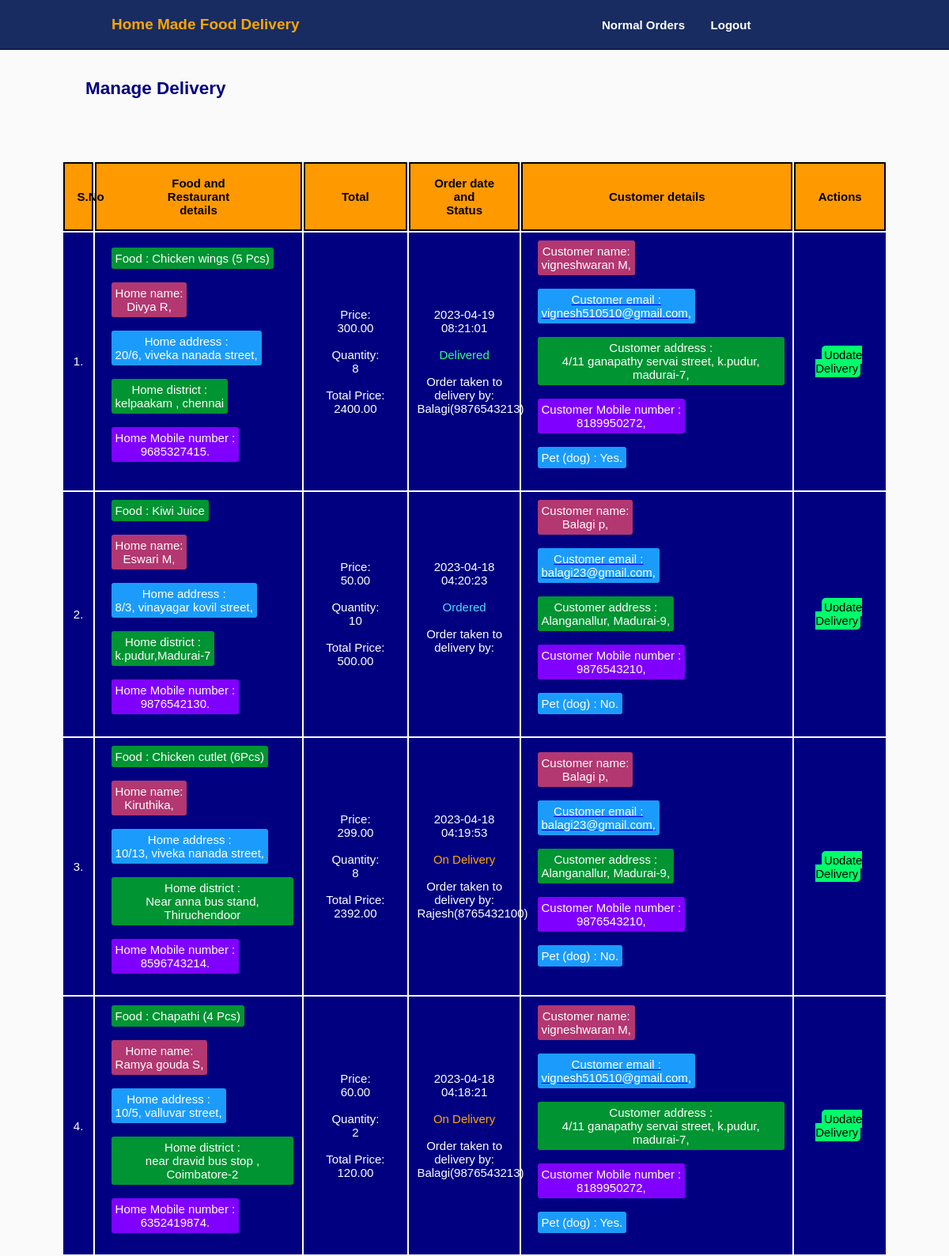
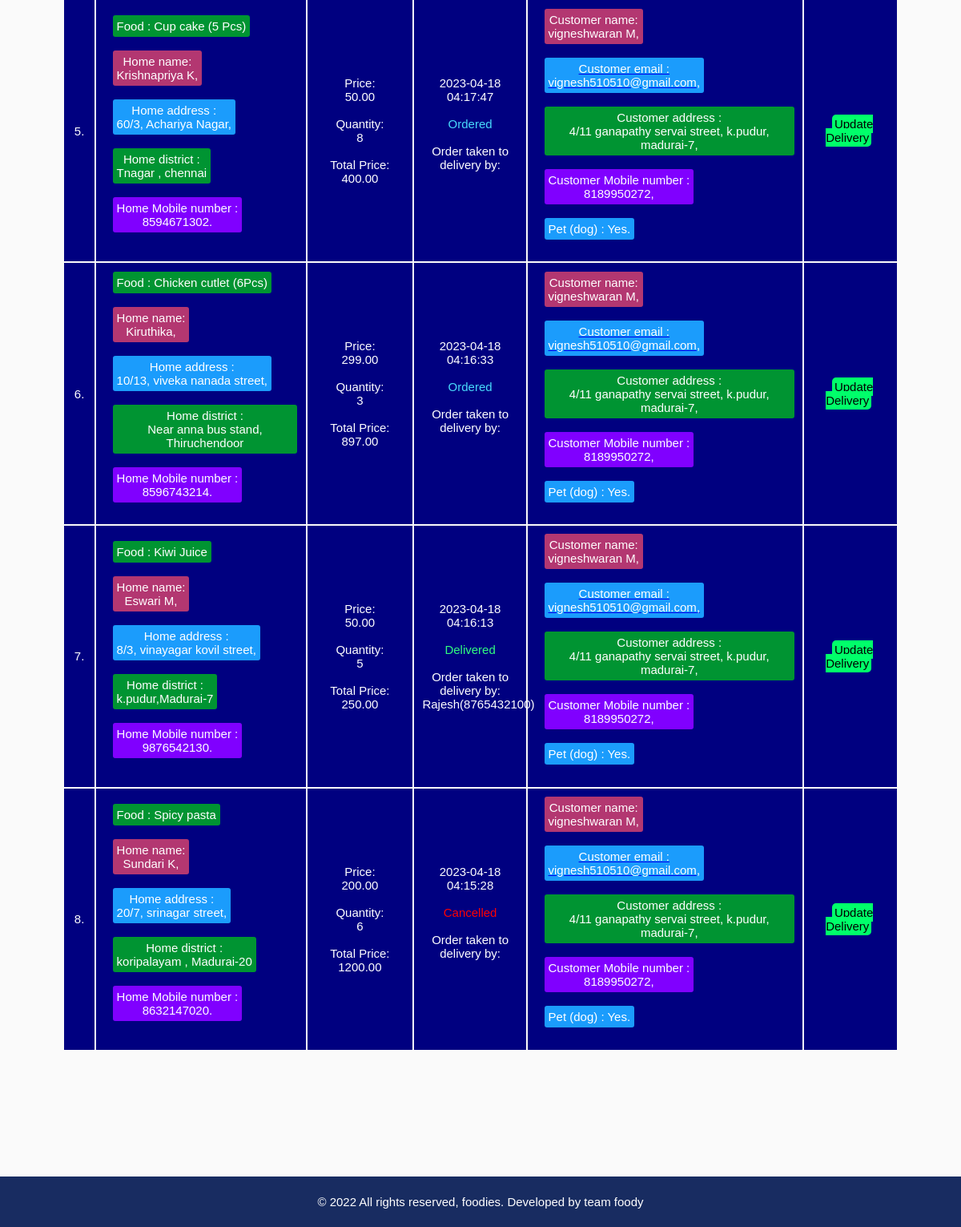
The app's page /Delivery/Home-made/index.php (signed in) with its own data (2 pictures, top to bottom).
### tables this page shows
CREATE TABLE `basket_home` (
  `id` int(10) UNSIGNED NOT NULL,
  `food` varchar(150) NOT NULL,
  `home_name` varchar(200) NOT NULL,
  `home_address` varchar(200) NOT NULL,
  `home_district` varchar(200) NOT NULL,
  `home_number` varchar(20) NOT NULL,
  `price` decimal(10,2) NOT NULL,
  `qty` int(11) NOT NULL,
  `total` decimal(10,2) NOT NULL,
  `order_date` datetime NOT NULL,
  `status` varchar(50) NOT NULL,
  `cust_name` varchar(150) NOT NULL,
  `cust_contact` varchar(20) NOT NULL,
  `cust_email` varchar(150) NOT NULL,
  `cust_address` varchar(255) NOT NULL,
  `is_pet` varchar(50) NOT NULL,
  `user_id` int(11) NOT NULL,
  `order_taken` varchar(200) NOT NULL
);

### Delivery/Home-made/index.php (the view, shortened to what this page needs)
<?php include('partials/menu.php'); ?>
    <div class="main-content ">
<div class="wrapper">
   </div>
</div>
   <div class="main-content ">
    <div class="wrapper2">
    <h2 style="margin-left:30px; color:navy; font-weight:bold; margin-bottom:10px;">Manage Delivery</h2>
                  <table class="tbl-full">
                        <tr>
                          <th>S.No</th>
                          <th>Food and <br>Restaurant<br>details</th>
                          <th>Total</th>
                          <th>Order date and<br>Status</th>
                          <th>Customer details</th>
                          <th>Actions</th>
                          <?php
                           $sql = "SELECT * FROM basket_home ORDER BY id DESC";
                           $res = mysqli_query($conn, $sql);
                           if($res==TRUE)
                           {
                            $count = mysqli_num_rows($res);
                            $sn=1;
                            if($count>0){
                               while($rows=mysqli_fetch_assoc($res)){
                                   $id=$rows['id'];
                                   $food=$rows['food'];
                                   $home_name=$rows['home_name'];
                                   $home_address=$rows['home_address'];
                                   $home_district=$rows['home_district'];
                                   $home_number=$rows['home_number'];
                                   $price=$rows['price'];
                                   $qty=$rows['qty'];
                                   $total=$rows['total'];
                                   $order_date=$rows['order_date'];
                                   $status=$rows['status'];
                                   $cust_name=$rows['cust_name'];
                                   $cust_contact=$rows['cust_contact'];
                                   $cust_email=$rows['cust_email'];
                                   $cust_address=$rows['cust_address'];
                                   $is_pet=$rows['is_pet'];
                                   $order_taken=$rows['order_taken'];
                                   ?>
                        </tr>
                        <tr>
                        <td><?php echo $sn++; ?>.</td>
                          <td>
                                <span><?php echo "<div class='f-details3'>Food : ".$food."</div>"; ?></span><br>
                                <span><?php echo "<div class='f-details1'>Home name: <br>".$home_name.",</div>"; ?></span><br>
                                <span><?php echo "<div class='f-details2'>Home address :<br> ".$home_address."</div>"; ?><span><br>
                                <span><?php echo "<div class='f-details3'>Home district :<br> ".$home_district."</div>"; ?></span><br>
                                <span><?php echo "<div class='f-4'>Home Mobile number : <br>".$home_number.".</div>"; ?></span><br>
                          </td>
                          <td>
                                 <span><?php echo "Price:<br> ".$price."</div>"; ?></span><br><br>
                                <span><?php echo "Quantity:<br>".$qty."</div>"; ?><span><br><br>
                                <span><?php echo "Total Price: ".$total."</div>"; ?></span><br>
                          </td>
                          <td >
                          <span><?php echo $order_date; ?></span><br><br>
                          <span>
                           <?php
                                     if($status==="Ordered"){
                                       echo "<label style='color:#48dbfb;'>$status</label>";
                                     }
                                     elseif($status=="On Delivery"){
                                       echo "<label style='color:#ffa801;'>$status</label>";
                                     }
                                     elseif($status=="Delivered"){
                                       echo "<label style='color:#32ff7e;'>$status</label>";
                                     }
                                     elseif($status=="Cancelled"){
                                       echo "<label style='color:red;'>$status</label>";
                                     }
                           ?></span><br><br>
                           <span><?php echo "Order taken to<br> delivery by:<br> ".$order_taken."</div>"; ?></span><br>
                          </td>
                          <td><span><?php echo "<div class='f-details1'>Customer name: <br>".$cust_name.",</div>"; ?></span><br>
                          <a href="mailto:<?php echo $cust_email;?>"><span><?php echo "<div class='f-details2'>Customer email : <br>".$cust_email.",</div>"; ?><span></a> <br>
                                <span><?php echo "<div class='f-details3'>Customer address : <br>".$cust_address.",</div>"; ?></span><br>
                                <span><?php echo "<div class='f-4'>Customer Mobile number : <br>".$cust_contact.",</div>"; ?></span><br>
                                <span><?php echo "<div class='f-details2'>Pet (dog) : ".$is_pet.".</div>"; ?></span><br>
                           </td>
                           <td>
                           <span> <a href="<?php echo SITEURL; ?>Delivery/Home-made/update-delivery.php?id=<?php echo $id; ?>" class="btn-secondary1" style="margin;0px">Update Delivery</a></span>
                           <?php
                           }
                        }
                        else
                         {
                           ?>
                             <tr>
                             <td>  <div class="error">No Order placed    <strong>X</strong></div></td>
                              </tr>
                                 <?php
                                 }
                                }
                                else{
                                }
                               ?>
                        </td>
                        </tr>
<div class="main-content ">
<div class="wrapper">
   </div>
</div>
<div class="main-content ">
<div class="wrapper">
   </div>
</div>
<div class="main-content ">
<div class="wrapper">
   </div>
</div>
<div class="main-content ">
<div class="wrapper">
   </div>
</div>
<div class="main-content ">
<div class="wrapper">
   </div>
</div>
<div class="main-content ">
<div class="wrapper">
   </div>
</div>
<?php include('partials/footer.php'); ?>

### Back-end/Home-food/css/admin.css (style rules this page uses)
* { margin:0; padding:0; font-family:Arial, Helvetica, sans-serif; }
.wrapper { padding: 1%; width:80%; margin: 0 auto; }
.wrapper2 { padding: 1%; width:87%; margin: 0 auto; }
.main-content { background-color: var(--veryLightGray); }
:root { --red: hsl(0, 78%, 62%); --cyan: hsl(180, 62%, 55%); --orange: hsl(34, 97%, 64%); --blue: hsl(212, 86%, 64%); --varyDarkBlue: hsl(234, 12%, 34%); --grayishBlue: hsl(229, 6%, 66%); --veryLightGray: hsl(0, 0%, 98%); --weight1: 200; --weight2: 400; --weight3: 600; }
body { font-size: 15px; font-family: 'Poppins', sans-serif; background-color: var(--veryLightGray); }
h2 { color: var(--varyDarkBlue); font-weight: var(--weight3); }
.tbl-full { width:100%; }
table tr th { border:2px solid rgb(0, 0, 0); padding:1.5%; color: black; font-weight: bold; background-color:rgb(255, 153, 0); }
td { text-align: center; color:white; font-weight: 500; background-color:navy; padding: 1%; }
.btn-secondary1 { background-color:#00ff6a; padding: 3%; margin:5px; border-radius: 5px; color:rgb(0, 0, 0); font-weight: 500; text-decoration: none; }
.f-details1 { padding: 5px; background-color:#B33771; width:fit-content; color: white; margin-left:10px; border-radius: 3px; text-decoration: none; }
.f-details2 { padding: 5px; background-color:#1B9CFC; width:fit-content; color: white; margin-left:10px; border-radius: 3px; text-decoration: none; }
.f-details3 { padding: 5px; background-color:#009432; width:fit-content; color: white; margin-left:10px; border-radius: 3px; text-decoration: none; }
.f-4 { padding: 5px; background-color:rgb(128, 0, 255); width:fit-content; color: rgb(255, 255, 255); margin-left:10px; border-radius: 3px; text-decoration: none; }

### records on screen
basket_home: food "Chicken wings (5 Pcs)", home_name "Divya R", home_address "20/6, viveka nanada street,", home_district "kelpaakam , chennai", home_number "9685327415", price "300.00", qty "8", total "2400.00", order_date "2023-04-19 08:21:01", status "Delivered", order_taken "Balagi(9876543213)", cust_name "vigneshwaran M", cust_email "vignesh510510@gmail.com", cust_address "4/11 ganapathy servai street, k.pudur, madurai-7", cust_contact "8189950272", is_pet "Yes"
basket_home: food "Kiwi Juice", home_name "Eswari M", home_address "8/3, vinayagar kovil street,", home_district "k.pudur,Madurai-7", home_number "9876542130", price "50.00", qty "10", total "500.00", order_date "2023-04-18 04:20:23", status "Ordered", cust_name "Balagi p", cust_email "balagi23@gmail.com", cust_address "Alanganallur, Madurai-9", cust_contact "9876543210", is_pet "No"
basket_home: food "Chicken cutlet (6Pcs)", home_name "Kiruthika", home_address "10/13, viveka nanada street,", home_district "Near anna bus stand, Thiruchendoor", home_number "8596743214", price "299.00", qty "8", total "2392.00", order_date "2023-04-18 04:19:53", status "On Delivery", order_taken "Rajesh(8765432100)", cust_name "Balagi p", cust_email "balagi23@gmail.com", cust_address "Alanganallur, Madurai-9", cust_contact "9876543210", is_pet "No"
basket_home: food "Chapathi (4 Pcs)", home_name "Ramya gouda S", home_address "10/5, valluvar street,", home_district "near dravid bus stop , Coimbatore-2", home_number "6352419874", price "60.00", qty "2", total "120.00", order_date "2023-04-18 04:18:21", status "On Delivery", order_taken "Balagi(9876543213)", cust_name "vigneshwaran M", cust_email "vignesh510510@gmail.com", cust_address "4/11 ganapathy servai street, k.pudur, madurai-7", cust_contact "8189950272", is_pet "Yes"
basket_home: food "Cup cake (5 Pcs)", home_name "Krishnapriya K", home_address "60/3, Achariya Nagar,", home_district "Tnagar , chennai", home_number "8594671302", price "50.00", qty "8", total "400.00", order_date "2023-04-18 04:17:47", status "Ordered", cust_name "vigneshwaran M", cust_email "vignesh510510@gmail.com", cust_address "4/11 ganapathy servai street, k.pudur, madurai-7", cust_contact "8189950272", is_pet "Yes"
basket_home: food "Chicken cutlet (6Pcs)", home_name "Kiruthika", home_address "10/13, viveka nanada street,", home_district "Near anna bus stand, Thiruchendoor", home_number "8596743214", price "299.00", qty "3", total "897.00", order_date "2023-04-18 04:16:33", status "Ordered", cust_name "vigneshwaran M", cust_email "vignesh510510@gmail.com", cust_address "4/11 ganapathy servai street, k.pudur, madurai-7", cust_contact "8189950272", is_pet "Yes"
basket_home: food "Kiwi Juice", home_name "Eswari M", home_address "8/3, vinayagar kovil street,", home_district "k.pudur,Madurai-7", home_number "9876542130", price "50.00", qty "5", total "250.00", order_date "2023-04-18 04:16:13", status "Delivered", order_taken "Rajesh(8765432100)", cust_name "vigneshwaran M", cust_email "vignesh510510@gmail.com", cust_address "4/11 ganapathy servai street, k.pudur, madurai-7", cust_contact "8189950272", is_pet "Yes"
basket_home: food "Spicy pasta", home_name "Sundari K", home_address "20/7, srinagar street,", home_district "koripalayam , Madurai-20", home_number "8632147020", price "200.00", qty "6", total "1200.00", order_date "2023-04-18 04:15:28", status "Cancelled", cust_name "vigneshwaran M", cust_email "vignesh510510@gmail.com", cust_address "4/11 ganapathy servai street, k.pudur, madurai-7", cust_contact "8189950272", is_pet "Yes"
